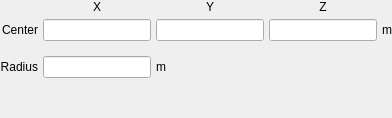
         <widget class="QWidget" name="sphere_implicit">
          <property name="font">
           <font>
            <weight>50</weight>
            <bold>false</bold>
           </font>
          </property>
          <layout class="QGridLayout" name="gridLayout_13">
           <property name="leftMargin">
            <number>0</number>
           </property>
           <property name="topMargin">
            <number>0</number>
           </property>
           <property name="rightMargin">
            <number>0</number>
           </property>
           <property name="bottomMargin">
            <number>0</number>
           </property>
           <property name="spacing">
            <number>5</number>
           </property>
           <item row="1" column="1" colspan="2">
            <widget class="LineEdit" name="lineedit_sphere_implicit_centerx">
             <property name="font">
              <font>
               <weight>50</weight>
               <bold>false</bold>
              </font>
             </property>
            </widget>
           </item>
           <item row="1" column="0">
            <widget class="QLabel" name="label_30">
             <property name="font">
              <font>
               <weight>50</weight>
               <bold>false</bold>
              </font>
             </property>
             <property name="text">
              <string>Center</string>
             </property>
             <property name="alignment">
              <set>Qt::AlignRight|Qt::AlignTrailing|Qt::AlignVCenter</set>
             </property>
            </widget>
           </item>
           <item row="1" column="3">
            <widget class="LineEdit" name="lineedit_sphere_implicit_centery">
             <property name="font">
              <font>
               <weight>50</weight>
               <bold>false</bold>
              </font>
             </property>
            </widget>
           </item>
           <item row="3" column="0">
            <widget class="QLabel" name="label_31">
             <property name="font">
              <font>
               <weight>50</weight>
               <bold>false</bold>
              </font>
             </property>
             <property name="text">
              <string>Radius</string>
             </property>
             <property name="alignment">
              <set>Qt::AlignRight|Qt::AlignTrailing|Qt::AlignVCenter</set>
             </property>
            </widget>
           </item>
           <item row="1" column="4">
            <widget class="LineEdit" name="lineedit_sphere_implicit_centerz">
             <property name="font">
              <font>
               <weight>50</weight>
               <bold>false</bold>
              </font>
             </property>
            </widget>
           </item>
           <item row="4" column="1">
            <spacer name="verticalSpacer_10">
             <property name="orientation">
              <enum>Qt::Vertical</enum>
             </property>
             <property name="sizeHint" stdset="0">
              <size>
               <width>20</width>
               <height>40</height>
              </size>
             </property>
            </spacer>
           </item>
           <item row="1" column="5">
            <widget class="QLabel" name="label_165">
             <property name="font">
              <font>
               <weight>50</weight>
               <bold>false</bold>
              </font>
             </property>
             <property name="text">
              <string>m</string>
             </property>
            </widget>
           </item>
           <item row="0" column="1" colspan="2">
            <widget class="QLabel" name="label_166">
             <property name="font">
              <font>
               <weight>50</weight>
               <bold>false</bold>
              </font>
             </property>
             <property name="text">
              <string>X</string>
             </property>
             <property name="alignment">
              <set>Qt::AlignCenter</set>
             </property>
            </widget>
           </item>
           <item row="0" column="3">
            <widget class="QLabel" name="label_167">
             <property name="font">
              <font>
               <weight>50</weight>
               <bold>false</bold>
              </font>
             </property>
             <property name="text">
              <string>Y</string>
             </property>
             <property name="alignment">
              <set>Qt::AlignCenter</set>
             </property>
            </widget>
           </item>
           <item row="0" column="4">
            <widget class="QLabel" name="label_168">
             <property name="font">
              <font>
               <weight>50</weight>
               <bold>false</bold>
              </font>
             </property>
             <property name="text">
              <string>Z</string>
             </property>
             <property name="alignment">
              <set>Qt::AlignCenter</set>
             </property>
            </widget>
           </item>
           <item row="3" column="1" colspan="2">
            <widget class="LineEdit" name="lineedit_sphere_implicit_radius">
             <property name="font">
              <font>
               <weight>50</weight>
               <bold>false</bold>
              </font>
             </property>
            </widget>
           </item>
           <item row="3" column="3">
            <widget class="QLabel" name="label_169">
             <property name="font">
              <font>
               <weight>50</weight>
               <bold>false</bold>
              </font>
             </property>
             <property name="text">
              <string>m</string>
             </property>
            </widget>
           </item>
           <item row="2" column="1">
            <spacer name="verticalSpacer_42">
             <property name="orientation">
              <enum>Qt::Vertical</enum>
             </property>
             <property name="sizeType">
              <enum>QSizePolicy::Maximum</enum>
             </property>
             <property name="sizeHint" stdset="0">
              <size>
               <width>20</width>
               <height>10</height>
              </size>
             </property>
            </spacer>
           </item>
          </layout>
         </widget>
